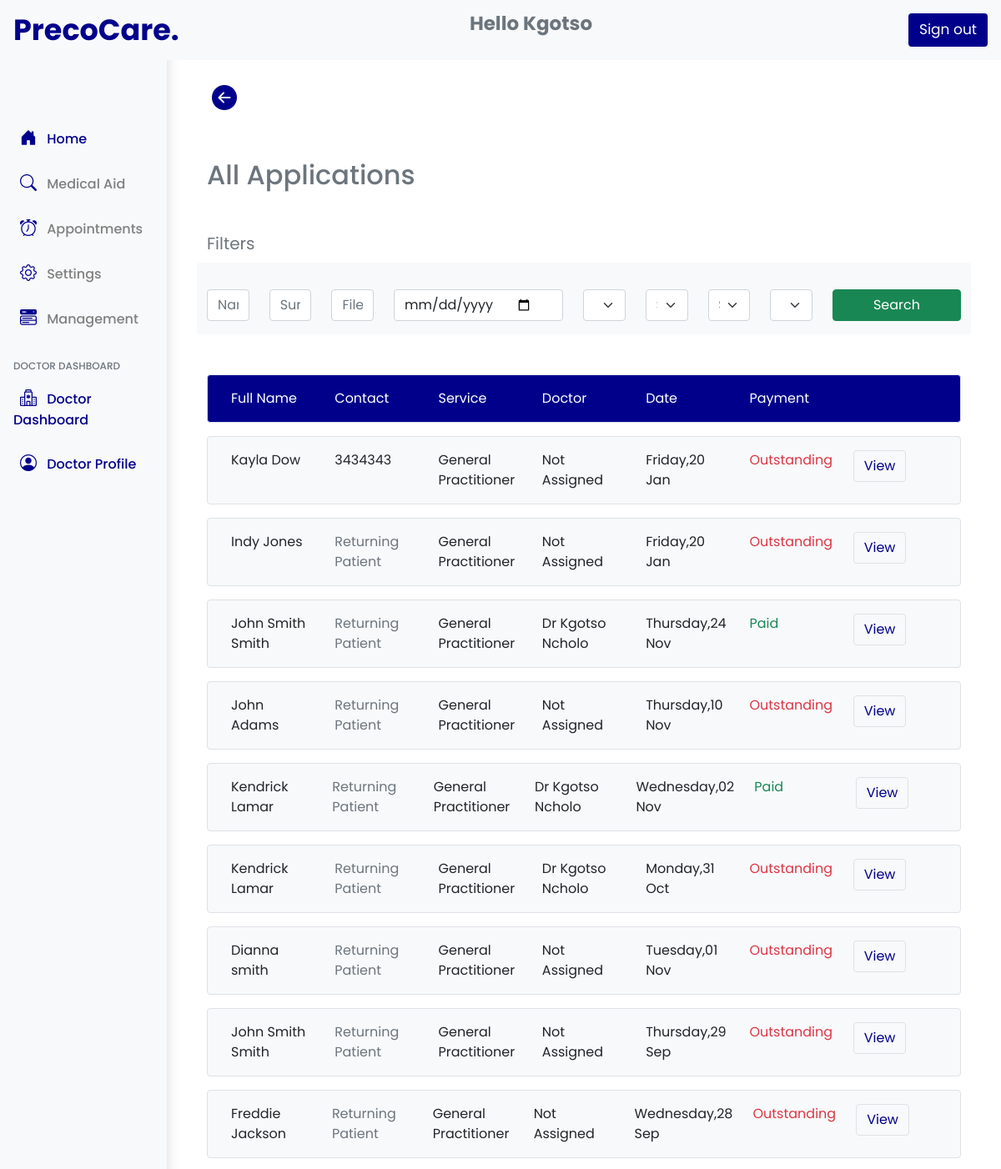
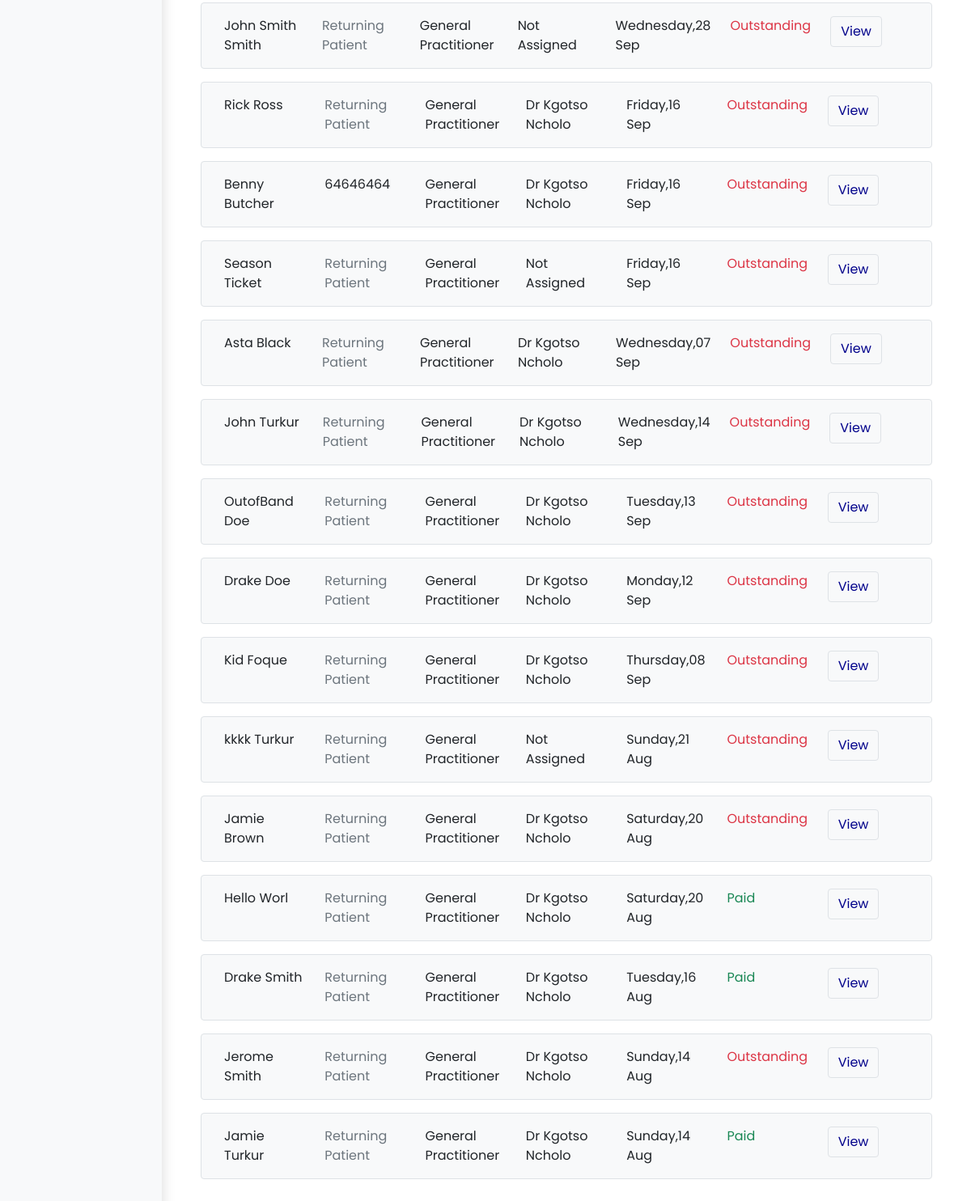
The app's page /all-applications/1 (signed in) with its own data (2 pictures, top to bottom).
### precocare/models.py (models this page shows, shortened)
class ApplicationForm(models.Model):
    User = models.ForeignKey(User,null=True, on_delete=models.CASCADE , blank=True, related_name="user_application", default=None)
    visit_status = models.CharField(max_length=50,null=True,blank=True)
    application_for = models.CharField(max_length=50,null=True,blank=True)
    service = models.ForeignKey(ServiceModel, on_delete=models.CASCADE , blank=True, related_name="application_service", default=None)
    fee = models.CharField(max_length=1000,null=True,blank=True)
    time_slot = models.CharField(max_length=1000,null=True,blank=True)
    time_slot_id = models.ForeignKey(BookedTimeslotModel, on_delete=models.SET_NULL , blank=True, related_name="time_slot_pk", default=None,null=True)
    date_appointment = models.DateField(auto_now_add=False,null=True,blank=True)
    reschedule_date = models.CharField(max_length=500,null=True,blank=True)
    patient_name = models.CharField(max_length=500,null=True,blank=True)
    patient_surname = models.CharField(max_length=500,null=True,blank=True)
    gender = models.CharField(max_length=500,null=True,blank=True)
    date_of_birth = models.CharField(max_length=500,null=True,blank=True)
    identification = models.CharField(max_length=13,null=True,blank=True)
    contact = models.CharField(max_length=50,null=True,blank=True)
    email = models.CharField(max_length=1000,null=True,blank=True)
    street = models.CharField(max_length=1000,null=True,blank=True)
    town = models.CharField(max_length=1000,null=True,blank=True)
    postal_code = models.CharField(max_length=1000,null=True,blank=True)
    medical_aid = models.ForeignKey(InsuranceModel,related_name="application_medical",blank=True,default=None,on_delete=models.CASCADE,null=True)
    paid_status = models.CharField(max_length=100,null=True,blank=True,default="Outstanding")
    reason_visit = models.TextField(blank = True,null=True)
    allergies = models.TextField(blank = True,null=True)
    application_status = models.CharField(max_length=100,null=True,blank=True,default="Pending")
    notify = models.CharField(max_length=100,null=True,blank=True,default="Incomplete")
    clinic_id = models.ForeignKey(ClinicModel, on_delete=models.CASCADE , blank=True, related_name="clinic_application", default=None)
    doctor = models.ForeignKey(DoctorModel, on_delete=models.CASCADE , blank=True, related_name="doctor_application", default=None,null=True)
    clinic_location = models.ForeignKey(ClinicLocationsModel, on_delete=models.CASCADE , blank=True, related_name="location_chosen", default=None,null=True)
    cancel_appointment = models.CharField(max_length=100,null=True,blank=True,default="Ongoing")
    patient_file_number = models.CharField(max_length=1000,null=True,blank=True)
    admin_booked = models.CharField(max_length=100,null=True,blank=True,default="No")
    date_created = models.DateTimeField(auto_now_add=True, null=True)

class ServiceModel(models.Model):
    clinic_id = models.ForeignKey(ClinicModel, on_delete=models.CASCADE , blank=True, related_name="service_clinic", default=None)
    service_name = models.CharField(max_length=500,null=True)
    service_fee = models.CharField(max_length=500,null=True)

class DoctorModel(models.Model):
    user = models.OneToOneField(User,null=True, on_delete=models.CASCADE)
    first_name = models.CharField(max_length=200,null=True)
    last_name = models.CharField(max_length=200,null=True)
    about_doctor = models.TextField(blank = True)
    registration_number = models.CharField(max_length=500,null=True)
    mobile_number = models.CharField(max_length=50,null=True)
    email = models.CharField(max_length=200,null=True)
    verified = models.CharField(max_length=100,null=True, default='No' ,blank=True)
    doctor_license = models.CharField(max_length=500,null=True,unique=True)
    profile_set = models.CharField(max_length=50,null=True, default='No' ,blank=True)
    date_created = models.DateTimeField(auto_now_add=True, null=True)
    profile_pic = models.ImageField(null=True, blank=True,upload_to='files/doctorprofile')

### precocare/decorators.py (the view)
        def wrapper_func(request, *args, **kwargs):
            group = None
            if request.user.groups.exists():
                group = request.user.groups.all()[0].name
            if group in allowed_roles:
                return view_func(request, *args, **kwargs)
            else:
                return redirect('homepage')

### precocare/models.py (called while the page is built)
    def __str__(self):
        return self.name

### precocare/views.py (called while the page is built, shortened)
@allowed_user(allowed_roles=['admin','doctors'])
def AllApplicatoinsView(request,clinic_id):
    appointments_list = ApplicationForm.objects.filter(clinic_id = clinic_id).order_by("-date_created")
    clinicId = ClinicModel.objects.get(id= clinic_id)
    services = ServiceModel.objects.filter(clinic_id = clinic_id)
    if request.method == 'POST' and 'applicationsPayment' in request.POST:
        applicationId = request.POST.get('appointmentId')
        saveData = ApplicationForm.objects.get(id = applicationId)
        saveData.paid_status = request.POST.get('payment')
        saveData.save()
        messages.success(request, 'Application Updated')
    context = {
        "appointments_list" : appointments_list,
        "clinic" : clinicId,
        "services" : services
    }
    return render(request, "Admin/allapplications.html",context)

### precocare/templates/Admin/allapplications.html (shortened to what this page needs)
{% extends 'Admin/admin.html' %}
{% block content %}
<section class="mt-4 container">
    <a href="{% url 'dashboard' clinic.id %}">
        <button style="border: none; background-color: transparent;">
            <i class="bi bi-arrow-left-circle-fill" style="font-size: 30px; color: darkblue;"></i>
          </button>
    </a>
  </section>
  <section class="container mt-4">
   <h2 class="text-secondary">All Applications</h2>
  </section>
  <section class="container mt-5">
    <p class="text-secondary mb-2" style="font-size: 20px;">Filters</p>
    <form method="POST" autocomplete="off">
        <div class="row py-3 bg-light rounded">
            <div class="col-sm-12 col-lg col-md-6 mt-3">
                <input class="form-control me-2" type="text" placeholder="Name" aria-label="Search" name="firstNameSearch">
            </div>
            <div class="col-sm-12 col-lg col-md-6 mt-3">
                <input class="form-control me-2" type="text" placeholder="Surname" aria-label="Search" name="lastNameSearch">
            </div>
            <div class="col-sm-12 col-lg col-md-6 mt-3">
                <input class="form-control me-2" type="text" placeholder="File Number" aria-label="Search" name="fileSearch">
            </div>
            <div class="col-sm-12 col-lg col-md-6 mt-3">
                <input class="date-style" type="date" placeholder="Select Date" name="DateSearch">
            </div>
            <div class="col-sm-12 col-lg col-md-6 mt-3">
                <select class="form-select" aria-label="Default select example" name="paymentSearch">
                    <option value= >Payment</option>
                  </select>
            </div>
            <div class="col-sm-12 col-lg col-md-6 mt-3">
                <select class="form-select" aria-label="Default select example" name="AppointmentStatusSearch">
                    <option selected value= >Status</option>
                  </select>
            </div>
            <div class="col-sm-12 col-lg col-md-6 mt-3">
                <select class="form-select" aria-label="Default select example" name="ServiceSearchApp">
                    <option value= >Service</option>
                  </select>
            </div>
            <div class="col-sm-12 col-lg col-md-6 mt-3">
                <select class="form-select" aria-label="Default select example" name="InsuranceSearch">
                    <option value= >Insurance</option>
                  </select>
            </div>
            <div class="col-sm-12 col-lg col-md-6 mt-3">
                <center>
                    <button type="submit" class="btn btn-success px-5" name="appointmentSearch">Search</button>
                </center>
            </div>
        </div>
    </form>
</section>
  <section class="mt-5 container">
    <div class="row m-0  border text-white p-3 rounded" style="background-color: darkblue;">
        <div class="col">
            Full Name
        </div>
        <div class="col hide-components-ipad">
            Contact
        </div>
        <div class="col hide-components-ipad">
            Service
        </div>
        <div class="col hide-components-ipad">
            Doctor
        </div>
        <div class="col hide-components-ipad">
            Date
        </div>
        <div class="col hide-components-ipad">
            Payment
        </div>
        <div class="col"></div>
    </div>
    {% for appointment in appointments_list %}
    <div class="row m-0 bg-light border p-3 rounded my-3">
        <div class="col">
            {{appointment.patient_name}} {{appointment.patient_surname}}
        </div>
        <div class="col hide-components-ipad">
            {% if appointment.contact == None %}
            <span class="text-secondary">Returning Patient</span>
            {% else %}
            {{appointment.contact}}
            {% endif %}
        </div>
        <div class="col hide-components-ipad">
            {{appointment.service.service_name}}
        </div>
        <div class="col hide-components-ipad">
            {% if appointment.doctor.first_name == None %}
            Not Assigned
            {% else %}
            Dr {{appointment.doctor.first_name}} {{appointment.doctor.last_name}}
            {% endif %}
        </div>
        <div class="col hide-components-ipad">
            {{appointment.date_appointment |date:"l,d M"}}
        </div>
        <div class="col hide-components-ipad">
            {% if appointment.paid_status == "Outstanding"%}
            <span class="text-danger">{{appointment.paid_status}}</span>
            {% else %}
            <span class="text-success">{{appointment.paid_status}}</span>
            {% endif %}
        </div>
        <div class="col">
            <button type="button" style="color: darkblue;" class="btn border bg-light" data-bs-toggle="modal" data-bs-target="#exampleModal{{appointment.id}}">
                View
            </button>
        </div>
    </div>
    {% empty %}
    <div class="alert alert-secondary mt-4" role="alert">
        No Record Found
      </div>
    {% endfor %}
  </section>
{% endblock %}

### precocare/templates/Admin/admin.html (shortened to what this page needs)
{% load static %}
<!doctype html>
<html lang="en">
  <head>
    <link rel="stylesheet" href="{% static '/css/main.css' %}">
    <link rel="stylesheet" href="{% static '/css/bootstrap.css' %}">
    <link rel="stylesheet" href="{% static '/js/bootstrap.js' %}">
    <link rel="stylesheet" href="{% static '/js/dashboard.js' %}">
    <link rel="stylesheet" href="{% static '/css/dashboard.css' %}">
    <link rel="stylesheet" href="https://cdn.jsdelivr.net/npm/bootstrap-icons@1.8.3/font/bootstrap-icons.css">
  </head>
  <body class="body-fonts">
    <header class="navbar navbar-dark sticky-top  flex-md-nowrap p-0 bg-light  py-2" style="background-color: white;">
        <a class="col-md-3 col-lg-2 me-0 px-3 nav-branding" href="#" style="text-decoration: none;">
          PrecoCare.
        </a>
        {% if user.is_authenticated %}
          <p class="text-secondary hide-components-lg top-nav-hero">Hello <span>{{request.user}}<span></p>
        {% endif %}
        <div class="navbar-nav hide-components-lg">
          <div class="nav-item text-nowrap">
            {% if user.is_authenticated %}
            <a class="nav-link px-3" href="{% url 'logout'%}">
              <button type="button" class="btn text-white" style="background-color: darkblue; font-size: 17px;">Sign out</button>
            </a>
            {% else %}
            <a class="nav-link px-3" href="{% url 'login'%}">
              <button type="button" class="btn text-white" style="background-color: darkblue; font-size: 17px;">Login</button>
            </a>
            {% endif %}
          </div>
        </div>
      </header>
      <div class="container-fluid">
        <div class="row">
          {% include 'partials/sidebar.html' %}
          <main class="col-md-9 ms-sm-auto col-lg-10 px-md-4 responsive-padding">
            {% block content %}
            {% endblock %}
            <div style="height: 150px; width: 100%;"></div>
          </main>
        </div>
      </div>
  </body>
</html>

### static/css/main.css (style rules this page uses)
:root { --main-bg-color: pink; }

### precocare/templates/Admin/admin.html (style rules this page uses)
.body-fonts { font-family: 'Poppins', sans-serif !important; }
.nav-branding { color: darkblue; font-size: 35px; font-weight: 700; }
.top-nav-hero { color: darkblue; font-size: 23px; font-weight: 700; }

### precocare/templates/Admin/allapplications.html (style rules this page uses)
.date-style { width: 100%; padding: 0.375rem 2.25rem 0.375rem 0.75rem; -moz-padding-start: calc(0.75rem - 3px); font-size: 1rem; font-weight: 400; line-height: 1.5; color: #212529; background-color: #fff; background-repeat: no-repeat; background-position: right 0.75rem center; background-size: 16px 12px; border: 1px solid #ced4da; border-radius: 0.25rem; transition: border-color .15s ease-in-out,box-shadow .15s ease-in-out; -webkit-appearance: none; -moz-appearance: none; appearance: none; }

### records on screen
ApplicationForm: patient_name "Kayla", patient_surname "Dow", contact "3434343", service.service_name "General Practitioner", shows "Not Assigned", date_appointment "Friday,20 Jan", paid_status "Outstanding"
ApplicationForm: patient_name "Indy", patient_surname "Jones", shows "Returning Patient", service.service_name "General Practitioner", shows "Not Assigned", date_appointment "Friday,20 Jan", paid_status "Outstanding"
ApplicationForm: patient_name "John Smith", patient_surname "Smith", shows "Returning Patient", service.service_name "General Practitioner", doctor.first_name "Kgotso", doctor.last_name "Ncholo", date_appointment "Thursday,24 Nov", paid_status "Paid"
ApplicationForm: patient_name "John", patient_surname "Adams", shows "Returning Patient", service.service_name "General Practitioner", shows "Not Assigned", date_appointment "Thursday,10 Nov", paid_status "Outstanding"
ApplicationForm: patient_name "Kendrick", patient_surname "Lamar", shows "Returning Patient", service.service_name "General Practitioner", doctor.first_name "Kgotso", doctor.last_name "Ncholo", date_appointment "Wednesday,02 Nov", paid_status "Paid"
ApplicationForm: patient_name "Kendrick", patient_surname "Lamar", shows "Returning Patient", service.service_name "General Practitioner", doctor.first_name "Kgotso", doctor.last_name "Ncholo", date_appointment "Monday,31 Oct", paid_status "Outstanding"
ApplicationForm: patient_name "Dianna", patient_surname "smith", shows "Returning Patient", service.service_name "General Practitioner", shows "Not Assigned", date_appointment "Tuesday,01 Nov", paid_status "Outstanding"
ApplicationForm: patient_name "John Smith", patient_surname "Smith", shows "Returning Patient", service.service_name "General Practitioner", shows "Not Assigned", date_appointment "Thursday,29 Sep", paid_status "Outstanding"
ApplicationForm: patient_name "Freddie", patient_surname "Jackson", shows "Returning Patient", service.service_name "General Practitioner", shows "Not Assigned", date_appointment "Wednesday,28 Sep", paid_status "Outstanding"
ApplicationForm: patient_name "John Smith", patient_surname "Smith", shows "Returning Patient", service.service_name "General Practitioner", shows "Not Assigned", date_appointment "Wednesday,28 Sep", paid_status "Outstanding"
ApplicationForm: patient_name "Rick", patient_surname "Ross", shows "Returning Patient", service.service_name "General Practitioner", doctor.first_name "Kgotso", doctor.last_name "Ncholo", date_appointment "Friday,16 Sep", paid_status "Outstanding"
ApplicationForm: patient_name "Benny", patient_surname "Butcher", contact "64646464", service.service_name "General Practitioner", doctor.first_name "Kgotso", doctor.last_name "Ncholo", date_appointment "Friday,16 Sep", paid_status "Outstanding"
ApplicationForm: patient_name "Season", patient_surname "Ticket", shows "Returning Patient", service.service_name "General Practitioner", shows "Not Assigned", date_appointment "Friday,16 Sep", paid_status "Outstanding"
ApplicationForm: patient_name "Asta", patient_surname "Black", shows "Returning Patient", service.service_name "General Practitioner", doctor.first_name "Kgotso", doctor.last_name "Ncholo", date_appointment "Wednesday,07 Sep", paid_status "Outstanding"
ApplicationForm: patient_name "John", patient_surname "Turkur", shows "Returning Patient", service.service_name "General Practitioner", doctor.first_name "Kgotso", doctor.last_name "Ncholo", date_appointment "Wednesday,14 Sep", paid_status "Outstanding"
ApplicationForm: patient_name "OutofBand", patient_surname "Doe", shows "Returning Patient", service.service_name "General Practitioner", doctor.first_name "Kgotso", doctor.last_name "Ncholo", date_appointment "Tuesday,13 Sep", paid_status "Outstanding"
ApplicationForm: patient_name "Drake", patient_surname "Doe", shows "Returning Patient", service.service_name "General Practitioner", doctor.first_name "Kgotso", doctor.last_name "Ncholo", date_appointment "Monday,12 Sep", paid_status "Outstanding"
ApplicationForm: patient_name "Kid", patient_surname "Foque", shows "Returning Patient", service.service_name "General Practitioner", doctor.first_name "Kgotso", doctor.last_name "Ncholo", date_appointment "Thursday,08 Sep", paid_status "Outstanding"
ApplicationForm: patient_name "kkkk", patient_surname "Turkur", shows "Returning Patient", service.service_name "General Practitioner", shows "Not Assigned", date_appointment "Sunday,21 Aug", paid_status "Outstanding"
ApplicationForm: patient_name "Jamie", patient_surname "Brown", shows "Returning Patient", service.service_name "General Practitioner", doctor.first_name "Kgotso", doctor.last_name "Ncholo", date_appointment "Saturday,20 Aug", paid_status "Outstanding"
ApplicationForm: patient_name "Hello", patient_surname "Worl", shows "Returning Patient", service.service_name "General Practitioner", doctor.first_name "Kgotso", doctor.last_name "Ncholo", date_appointment "Saturday,20 Aug", paid_status "Paid"

### other values on screen
{{ request.user }} "Kgotso"
